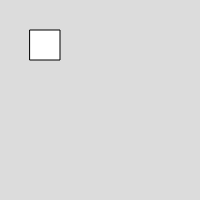
Frame 1 (no input)
Frame 60 (no input): identical to frame 1, image omitted
Frame 120 (the mouse pressed at the canvas centre since frame 60): identical to frame 1, image omitted

The p5.js sketch that drew this single still picture (run headless with seeded random() and noise() and a simulated clock; from frame 60 on, the mouse is pressed at the canvas centre):

// p5.js sketch
// ── sketch.js


function setup(){
  createCanvas(200,200);


}

function draw(){
  background(220);
  rect(30,30,30,30);
}
